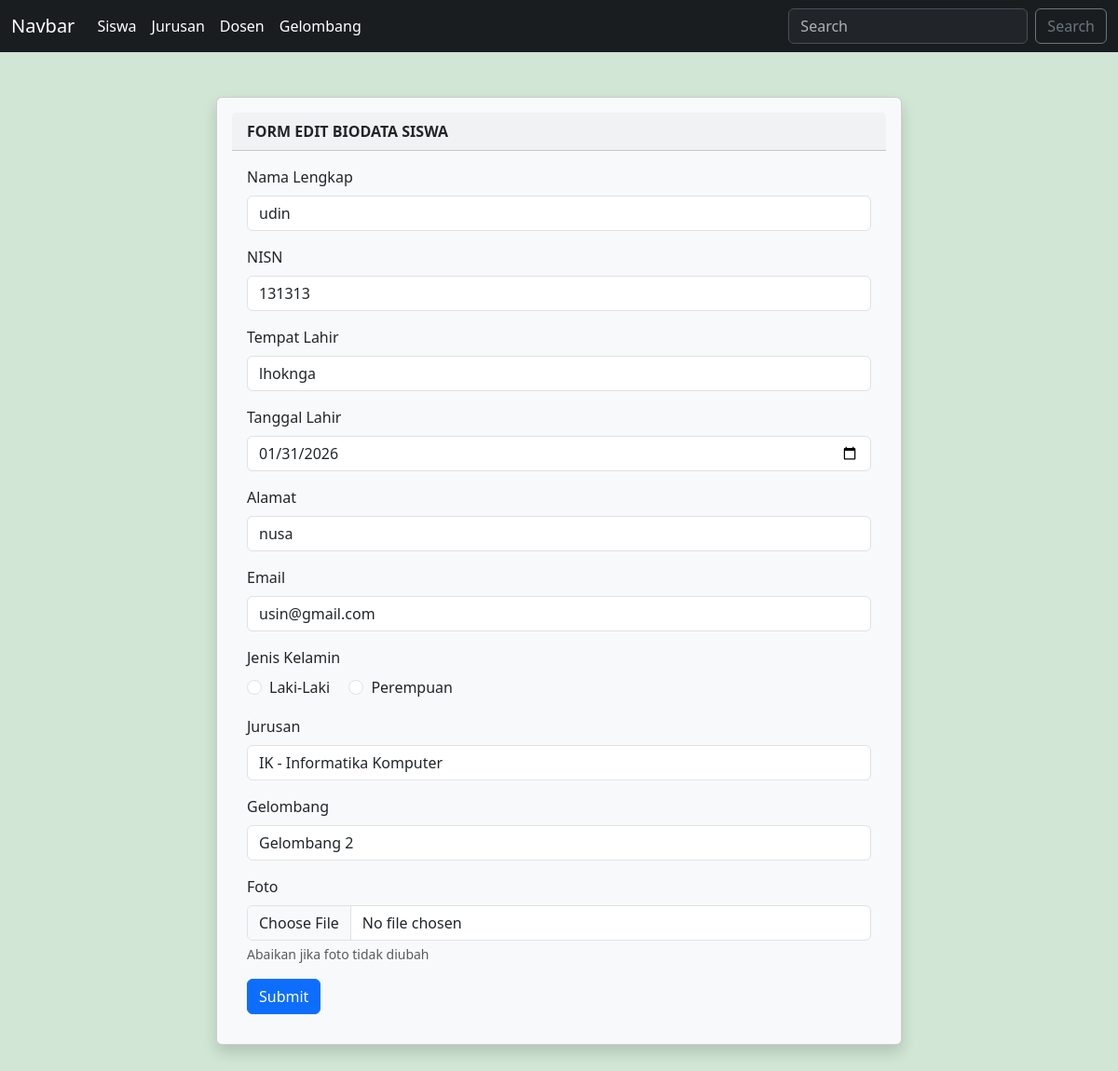
The app's page /biodata/siswa/formedit.php?id=26 with its own data.
### tables this page shows
CREATE TABLE `biodata` (
  `id` int(10) NOT NULL,
  `nama` varchar(100) NOT NULL,
  `nisn` varchar(20) NOT NULL,
  `tp_lahir` varchar(100) NOT NULL,
  `tg_lahir` date NOT NULL,
  `alamat` varchar(200) NOT NULL,
  `email` varchar(100) NOT NULL,
  `jk` enum('laki-laki','perempuan','','') NOT NULL,
  `id_jur` int(50) NOT NULL,
  `id_gel` int(11) NOT NULL,
  `foto` varchar(250) NOT NULL DEFAULT 'default.jpg'
);

CREATE TABLE `jurusan` (
  `id` int(11) NOT NULL,
  `kode_jurusan` varchar(100) NOT NULL,
  `nama_jurusan` varchar(100) NOT NULL
);

CREATE TABLE `gelombang` (
  `id` int(11) NOT NULL,
  `nm_gelombang` varchar(100) NOT NULL,
  `th_akademik` varchar(100) NOT NULL
);

### biodata/siswa/formedit.php (the view, shortened to what this page needs)
<?php
include_once("../koneksi.php");
$idedit = $_GET['id'];
$qry = "SELECT * FROM biodata WHERE id='$idedit'";
$edit = mysqli_query($koneksi,$qry);
$data = mysqli_fetch_array($edit);
?>
<!DOCTYPE html>
<html lang="en">
<head>
    <link href="https://cdn.jsdelivr.net/npm/bootstrap@5.3.8/dist/css/bootstrap.min.css" rel="stylesheet"
>
</head>
<body style="background-color:#d1e6d4">
    <?php
    include_once("../navbar.php");
    ?>
    <div class="container">
        <div class="row my-5">
            <div class="col-8 m-auto">
                <div class="card shadow p-3 mb-5 bg-body-tertiary rounded">
                    <div class="card-header">
                        <b>FORM EDIT BIODATA SISWA</b>
                    </div>
                    <div class="card-body">
                        <form action="proses_edit.php" method="POST" enctype="multipart/form-data">
                            <div class="mb-3">
                                <label for="exampleInputEmail1" class="form-label">Nama Lengkap</label>
                                <input value="<?=$data['nama']?>" name="nama" type="text" class="form-control" id="exampleInputEmail1"
                                    aria-describedby="emailHelp">
                            </div>
                            <div class="mb-3">
                                <label for="exampleInputEmail1" class="form-label">NISN</label>
                                <input value="<?=$data['nisn']?>" name="nisn" type="text" class="form-control" id="exampleInputEmail1"
                                    aria-describedby="emailHelp">
                            </div>
                            <div class="mb-3">
                                <label for="exampleInputEmail1" class="form-label">Tempat Lahir</label>
                                <input value="<?=$data['tp_lahir']?>" name="tp_lahir" type="text" class="form-control" id="exampleInputEmail1"
                                    aria-describedby="emailHelp">
                            </div>
                            <div class="mb-3">
                                <label for="exampleInputEmail1" class="form-label">Tanggal Lahir</label>
                                <input value="<?=$data['tg_lahir']?>" name="tg_lahir" type="date" class="form-control" id="exampleInputEmail1"
                                    aria-describedby="emailHelp">
                            </div>
                            <div class="mb-3">
                                <label for="exampleInputEmail1" class="form-label">Alamat</label>
                                <input value="<?=$data['alamat']?>" name="alamat" type="text" class="form-control" id="exampleInputEmail1"
                                    aria-describedby="emailHelp">
                            </div>
                            <div class="mb-3">
                                <label for="exampleInputEmail1" class="form-label">Email</label>
                                <input value="<?=$data['email']?>" name="email" type="email" class="form-control" id="exampleInputEmail1"
                                    aria-describedby="emailHelp">
                            </div>
                            <div class="mb-3">
                                <label for="exampleInputEmail1" class="form-label">Jenis Kelamin</label>
                                <br>
                                <div class="form-check form-check-inline">
                                    <input class="form-check-input" type="radio" name="jk" <?php echo $data['jk']=='Laki-laki' ? 'checked' : '' ?>
                                        id="inlineRadio1" value="Laki-laki">
                                    <label class="form-check-label" for="inlineRadio1">Laki-Laki</label>
                                </div>
                                <div class="form-check form-check-inline">
                                    <input class="form-check-input" type="radio" name="jk" <?php echo $data['jk']=='Perempuan' ? 'checked' : '' ?>
                                        id="inlineRadio2" value="Perempuan">
                                    <label class="form-check-label" for="inlineRadio2">Perempuan</label>
                                </div>
                            </div>
                            <div class="mb-3">
                                <label for="exampleInputEmail1" class="form-label">Jurusan</label>
                                <select class="form-control" name="jur" id="">
                                    <?php
                                     include_once("../koneksi.php");
                                     $qry_jur = "SELECT * FROM jurusan";
                                     $data_jur = mysqli_query($koneksi,$qry_jur);
                                     foreach($data_jur as $item_jur){
                                    ?>
                                    <option <?php echo $data['id_jur']==$item_jur['id'] ? 'selected' : '' ?> value="<?= $item_jur['id'] ?>"><?= $item_jur['kode_jurusan'] ?> - <?= $item_jur['nama_jurusan'] ?></option>
                                    <?php
                                    }
                                    ?>
                                </select>
                            </div>
                            <div class="mb-3">
                                <label for="exampleInputEmail1" class="form-label">Gelombang</label>
                                <select class="form-control" name="gel" id="">
                                    <?php
                                        include_once('../koneksi.php');
                                        $qry_gel = "SELECT * FROM gelombang";
                                        $data_gel = mysqli_query($koneksi,$qry_gel);
                                        foreach($data_gel as $item_gel){
                                    ?>
                                    <option <?php echo $data['id_gel'] == $item_gel['id'] ? 'selected' : '' ?> value="<?=$item_gel['id']?>"><?=$item_gel['nm_gelombang']?></option>
                                    <?php
                                        }
                                    ?>
                            </div>
                            </div>
                            <div class="mb-3">
                                <label for="exampleInputEmail1" class="form-label">Foto</label>
                                <input name="foto" type="file" accept="image/*" class="form-control" id="exampleInputEmail1"
                                    aria-describedby="emailHelp">
                                <div id="emailHelp" class="form-text">Abaikan jika foto tidak diubah</div>
                            </div>
                            <button type="submit" class="btn btn-primary">Submit</button>
                    </div>
                </div>
            </div>
        </div>
</body>
</html>

### records on screen
biodata: nama "udin", nisn "131313", tp_lahir "lhoknga", tg_lahir "01/31/2026", alamat "nusa", email "usin@gmail.com", jk "☐ Laki-Laki", jk "☐ Perempuan", jur "IK - Informatika Komputer", gel "Gelombang 2"
